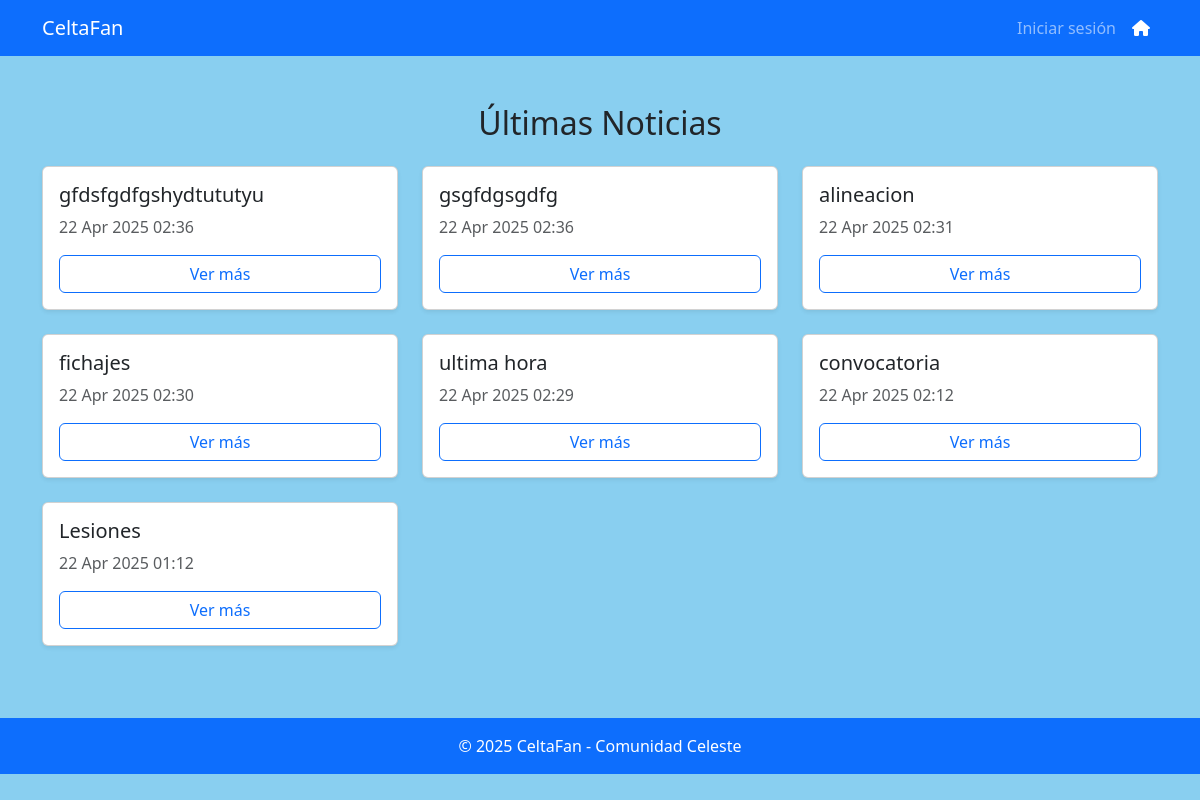
The page /noticias/ on the database as committed earlier.
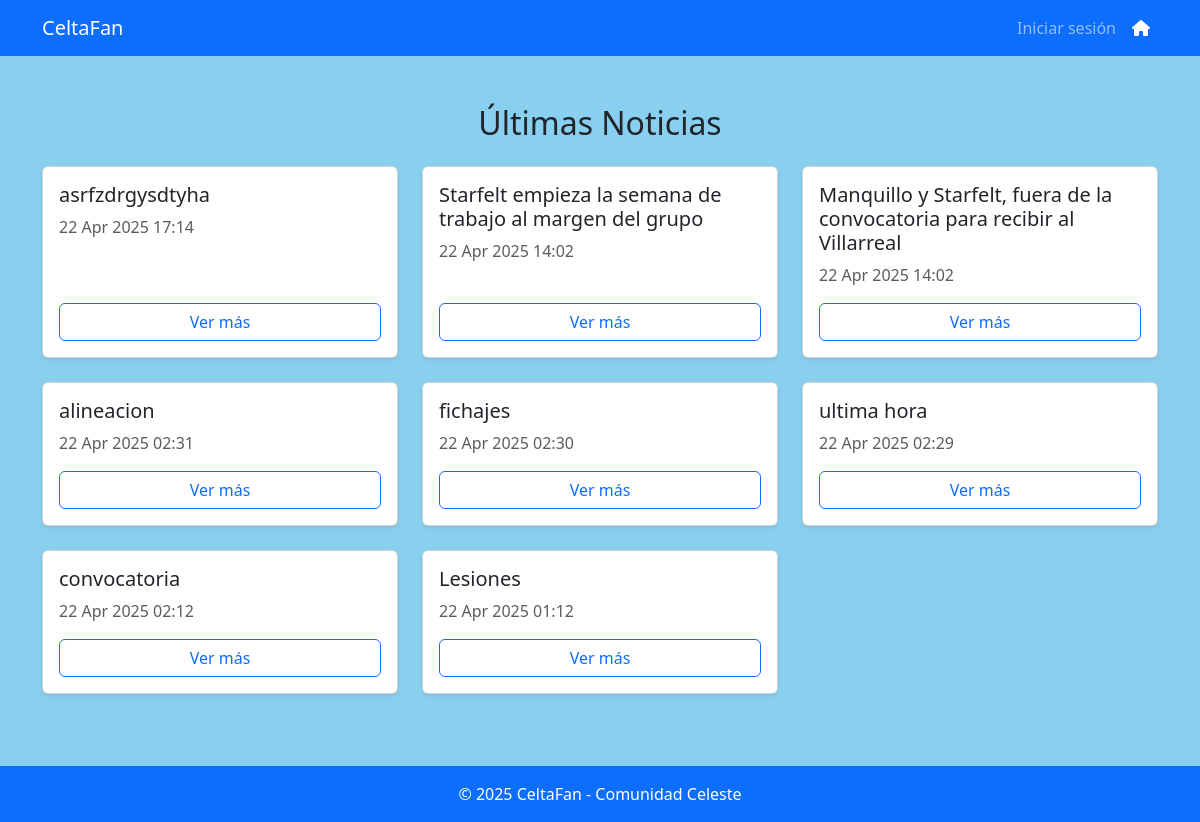
The same page on the database as committed later.
### core/models.py (models this page shows, shortened)
class Noticia(models.Model):
    titulo = models.CharField(max_length=200)
    contenido = models.TextField()
    fecha_publicacion = models.DateTimeField(default=timezone.now)

### core/views.py (the view)
# urls.py: path('noticias/', views.lista_noticias, name='lista_noticias'),
def lista_noticias(request):
    noticias = Noticia.objects.all().order_by('-fecha_publicacion')  # Ordenar por fecha descendente
    return render(request, 'noticias/lista_noticias.html', {'noticias': noticias})

### core/templates/noticias/lista_noticias.html (shortened to what this page needs)
<!DOCTYPE html>
<html lang="es">
<head>
    <link href="https://cdn.jsdelivr.net/npm/bootstrap@5.3.0/dist/css/bootstrap.min.css" rel="stylesheet">
    <link href="https://cdnjs.cloudflare.com/ajax/libs/font-awesome/6.0.0-beta3/css/all.min.css" rel="stylesheet">
</head>
<body style="background-color: #89CFF0;">
    <nav class="navbar navbar-expand-lg navbar-dark bg-primary">
        <div class="container">
            <a class="navbar-brand" href="#">CeltaFan</a>
            <div class="collapse navbar-collapse justify-content-end" id="navbarNav">
                <ul class="navbar-nav">
                    {% if user.is_authenticated %}
                    <li class="nav-item dropdown">
                        <a class="nav-link dropdown-toggle text-white" href="#" id="usuarioDropdown" role="button"
                            data-bs-toggle="dropdown" aria-expanded="false">
                            👤 {{ user.username }}
                        </a>
                        <ul class="dropdown-menu dropdown-menu-end" aria-labelledby="usuarioDropdown">
                            <li><a class="dropdown-item" href="{% url 'perfil' %}">Perfil</a></li>
                            <li>
                                <form method="post" action="{% url 'logout' %}" class="d-inline">
                                    {% csrf_token %}
                                    <button type="submit" class="dropdown-item">Salir</button>
                                </form>
                            </li>
                        </ul>
                    </li>
                    {% else %}
                    <li class="nav-item">
                        <a class="nav-link" href="{% url 'login' %}">Iniciar sesión</a>
                    </li>
                    {% endif %}
                    <li class="nav-item">
                        <a class="nav-link text-white" href="{% url 'home' %}">
                            <i class="fas fa-home"></i>
                        </a>
                    </li>
                </ul>
            </div>
        </div>
    </nav>
    <div class="container py-5">
        <h2 class="mb-4 text-center">Últimas Noticias</h2>
        <div class="row">
            {% for noticia in noticias %}
            <div class="col-sm-12 col-md-6 col-lg-4 mb-4">
                <div class="card h-100 shadow-sm">
                    <div class="card-body d-flex flex-column">
                        <h5 class="card-title">{{ noticia.titulo }}</h5>
                        <p class="text-muted mb-3">{{ noticia.fecha_publicacion|date:"d M Y H:i" }}</p>
                        <a href="{% url 'detalle_noticia' noticia.id %}" class="btn btn-outline-primary mt-auto">Ver
                            más</a>
                    </div>
                </div>
            </div>
            {% endfor %}
        </div>
    </div>
    <footer class="bg-primary text-white text-center py-3 mt-auto">
        &copy; 2025 CeltaFan - Comunidad Celeste
    </footer>
</body>
</html>

Rows that differ between the two databases and show on the page:
removed Noticia: titulo "gfdsfgdfgshydtututyu", fecha_publicacion "22 Apr 2025 02:36"
removed Noticia: titulo "gsgfdgsgdfg", fecha_publicacion "22 Apr 2025 02:36"
added Noticia: titulo "asrfzdrgysdtyha", fecha_publicacion "22 Apr 2025 17:14"
added Noticia: titulo "Starfelt empieza la semana de trabajo al margen del grupo", fecha_publicacion "22 Apr 2025 14:02"
added Noticia: titulo "Manquillo y Starfelt, fuera de la convocatoria para recibir al Villarreal", fecha_publicacion "22 Apr 2025 14:02"
